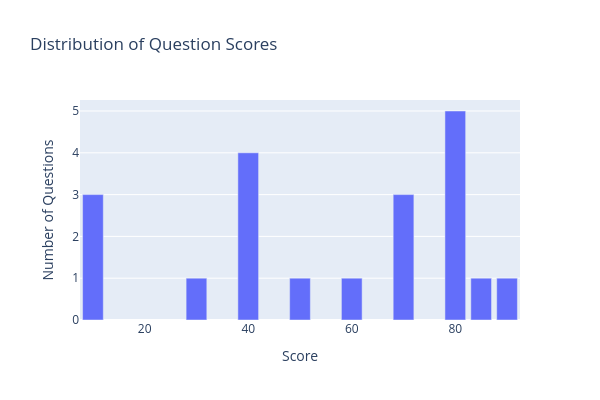

Here is the notebook cell this chart was saved with:
### Markdown cell above
Run the following code to graph the distribution of question scores.

### Code cell
from collections import Counter

score_counter = Counter(r["score"] for r in responses)

px.bar(
    x=score_counter.keys(),
    y=score_counter.values(),
    width=600,
    height=400,
    title="Distribution of Question Scores",
    labels={"x": "Score", "y": "Number of Questions"},
).show()

### Figure 1 — Plotly figure (JSON) as saved in the notebook; plotly's stock layout.template omitted (floating-point values rounded to 4 significant figures)
{"data": [{"hovertemplate": "Score=%{x}<br>Number of Questions=%{y}<extra></extra>", "legendgroup": "", "marker": {"color": "#636efa", "pattern": {"shape": ""}}, "name": "", "orientation": "v", "showlegend": false, "textposition": "auto", "type": "bar", "x": [40, 80, 30, 10, 70, 50, 85, 90, 60], "xaxis": "x", "y": [4, 5, 1, 3, 3, 1, 1, 1, 1], "yaxis": "y"}], "layout": {"barmode": "relative", "height": 400, "legend": {"tracegroupgap": 0}, "title": {"text": "Distribution of Question Scores"}, "width": 600, "xaxis": {"anchor": "y", "domain": [0, 1], "title": {"text": "Score"}}, "yaxis": {"anchor": "x", "domain": [0, 1], "title": {"text": "Number of Questions"}}}}
